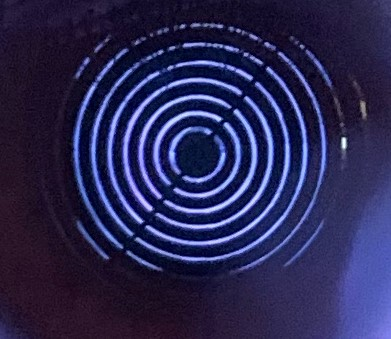
#> input picture Internship_MSR/code/Elevation_Map/12.png, 391 x 339 px
$ python Elevation.py
#> lines starting #> are read from the running program, lines starting #| are printed output that depends on the picture; after the words box and inside, x2 and y2 are one past the last pixel; in counts of white or black regions, pixels touching at a corner belong together; long printed decimals are rounded
### Internship_MSR/code/Elevation_Map/util.py
import cv2
import numpy as np
import matplotlib.pyplot as plt
from sklearn.cluster import DBSCAN
from mpl_toolkits import mplot3d
import util


theta_neighbour = 0.2
radius_neighbour = 2

min_ring_size = 200 # minimum number of pixels on a ring.
P = 11 # order of zernike polynomial

pixel_size = 0.0014
D = 70# distance between optical center and cornea
focal_length = (4.25 * D)/(D-4.25)

#----------------------------------------------------------------------------
# boolean function returns true when two components lies adjacent to each other on the same ring.
def is_neighbour(component1, component2):
	theta2_min_idx = np.argmin(component2[:,1])
	theta2_max_idx = np.argmax(component2[:,1])

	theta1_min_idx = np.argmin(component1[:,1])
	theta1_max_idx = np.argmax(component1[:,1])

	theta1_min = component1[theta1_min_idx, 1]
	theta1_max = component1[theta1_max_idx, 1]
	radius1_min = component1[theta1_min_idx, 0]
	radius1_max = component1[theta1_max_idx, 0]

	theta2_min = component2[theta2_min_idx, 1]
	theta2_max = component2[theta2_max_idx, 1]
	radius2_min = component2[theta2_min_idx, 0]
	radius2_max = component2[theta2_max_idx, 0]

	if(np.abs(theta1_min-theta2_min) < theta_neighbour):
		if(np.abs(radius1_min-radius2_min) < radius_neighbour):
			return True
	elif(np.abs(theta1_min-theta2_max) < theta_neighbour):
		if(np.abs(radius1_min-radius2_max) < radius_neighbour):
			return True
	elif(np.abs(theta1_max-theta2_min) < theta_neighbour):
		if(np.abs(radius1_max-radius2_min) < radius_neighbour):
			return True
	elif(np.abs(theta1_max-theta2_max) < theta_neighbour):
		if(np.abs(radius1_max-radius2_max) < radius_neighbour):
			return True
	return False


def create_posting_list(polar_components_list):#creates the graph with each component being a node and edge representing two neighboring component on same ring.
	posting_list = [[] for i in range(len(polar_components_list))] #posting list representing graph.
	for i in range(len(polar_components_list)):
		j = 0
		while(j<len(polar_components_list)):
			if(j!=i and is_neighbour(polar_components_list[i], polar_components_list[j])):
				posting_list[i].append(j)
			j +=1
	return posting_list

def DFS(posting_list, visited, idx):
	merge_list = []
	for ele in posting_list[idx]:
		if(not visited[ele]):
			visited[ele] = True
			merge_list.append(ele)
			l,visited= DFS(posting_list, visited, ele)
			merge_list += l
	return merge_list, visited


def merge_components(polar_components_list, merge_list):
	t = tuple(polar_components_list[ele] for ele in merge_list)
	return np.vstack(t)


def cart2polar(x, y):
    r = np.sqrt(x**2 + y**2)
    theta = np.arctan2(y, x)
    return r, theta

def polar2cart(r, theta):
    x = r * np.cos(theta)
    y = r * np.sin(theta)
    return x, y

def get_polar_components(components_list, origin):
	polar_components_list = []
	for component in components_list:
		polar_components_list.append(np.zeros(component.shape).astype('float'))
		for point_itr in range(0,component.shape[0]):
			x,y = component[point_itr,:]
			x -= origin[0]
			y -= origin[1]
			radius, theta = cart2polar(x, y)
			polar_components_list[-1][point_itr,:] = np.array([radius, theta]).astype('float')
	return polar_components_list


def extract_edge_points(edgemap):
	points = []
	row, col = edgemap.shape
	for y in range(row):
		for x in range(col):
			if(edgemap[y,x]!=0):
				points.append((x,y))
	return np.array(points)


def get_connected_components(gray_img):
	edgemap = cv2.Canny(gray_img,30,55)
	edge_points = extract_edge_points(edgemap)
	temp = np.zeros((edgemap.shape))

	clustering = DBSCAN(eps=6, min_samples=10).fit(edge_points)
	distinct_label = set(clustering.labels_) - {-1}
	# print('number of distinct clusters = ', distinct_label)

	components_list = []
	for label in distinct_label:
		idx_clusters = np.where(clustering.labels_ == label)
		components_list.append(edge_points[idx_clusters[0],:])
		for idx in idx_clusters[0]:
			x,y = edge_points[idx,:]
			temp[y,x] = label
	plt.figure()
	plt.imshow(temp)
	# plt.show()
	return components_list

def get_merged_components(polar_components_list):
	posting_list = create_posting_list(polar_components_list)

	visited = [False for i in range(len(polar_components_list))]
	group_components = []
	for i in range(len(polar_components_list)):
		if(not visited[i]):
			visited[i] = True
			merge_list = [i]
			l,visited = DFS(posting_list, visited, i)
			group_components.append(merge_list+l)
	rings = [] #each element is a ring, stored as an array of points.
	for ele in group_components:
		points_on_ring = merge_components(polar_components_list, ele)
		if (points_on_ring.shape[0]>min_ring_size):
			rings.append(points_on_ring)
	return rings


#------------------------------------------------------------------------------------------------
# Regression model trained on calibration data generated through Unity.

def regression_model(radius, l):
	# model[0] = coefficient for ring_number.
	# model[1] = coefficient for (ring_number X elevation_value).
	# model[2] = intercept.
	model = [0.0075656, 0.0045507, -0.03599225377831423]
	elevation = (radius - model[2] - model[0]*l)/model[1]
	return elevation

def predict_elevation_for_rings(rings):
	C = [[] for i in rings]
	l = 1
	for ring in rings:
		for radius,theta in ring:
			# radius has to be in physical length, not in pixels
			radius = (radius * pixel_size)/focal_length
			C[l-1].append(regression_model(radius, l))
		l+=1
	# print('mean Elevation for every ring', [np.mean(c) for c in C])
	return C

#------------------------------------------------------------------------------------------------

### Internship_MSR/code/Elevation_Map/Elevation.py
import cv2
import numpy as np
import matplotlib.pyplot as plt
from sklearn.cluster import DBSCAN
from mpl_toolkits import mplot3d
import util

#--------------------------------------------------------------
# This is the function to assign each point on the ring, the label(ring number).
# First element in the output list is corresponding to innermost ring, and last corresponding to outermost ring.

# Input: Gray-scale corneal image and the coordinate of center of the co-centric rings.
# Output: A python List, where ith element of this list is a 2D-array of coordinates of points on the ith ring.

def get_rings(gray_img, origin):
	components_list = util.get_connected_components(gray_img)
	polar_components_list = util.get_polar_components(components_list, origin)
	rings = util.get_merged_components(polar_components_list)

	temp = np.zeros((gray_img.shape))
	mean_radius = []
	for points in rings:
		mean_radius.append(np.mean(points[:,0]))
	rings = [x for _,x in sorted(zip(mean_radius, rings))]

	ring_number = 1
	for points in rings:
		for radius,theta in points:
			x,y = util.polar2cart(radius, theta)
			x += origin[0]
			y += origin[1]
			temp[int(y), int(x)] = ring_number
		ring_number +=1

	plt.figure()
	plt.imshow(temp)
	plt.show()

	return rings

#--------------------------------------------------------------
# This function cleans the input corneal image to get a clean edge map of co-centric rings.
# Uncomment the lines in the function to see the output of each operation.

# Input: Corneal image (in BGR format) with placido reflection.
# Output: returns gray-scale corneal image after enhancing rings and suppressing noise.

def clean_image(img):
	gray = cv2.cvtColor(img, cv2.COLOR_BGR2GRAY)
	# [6 lines of commented-out code are left out]

	gausBlur1 = cv2.GaussianBlur(gray, (5,5),0)
	gausBlur2 = cv2.GaussianBlur(gray, (5,5),2)

	difference = gausBlur2-gausBlur1
	# plt.figure()
	# plt.imshow(difference, cmap='gray')

	kernel_3 = cv2.getStructuringElement(cv2.MORPH_RECT, (3, 3))
	output = cv2.morphologyEx(difference, cv2.MORPH_OPEN, kernel_3, iterations=1)
	# plt.figure()
	# plt.imshow(output, cmap='gray')

	final = cv2.medianBlur(output, 5)
	# [7 lines of commented-out code are left out]

	return final

#--------------------------------------------------------------
# Detecting hough circles in the gray scale image.
# This function is to detect innermost circle with a radius range (5pixels-35pixels)

# Input: Gray-scale image of cornea with placido reflection.
# Output: Center (x,y) of co-centric rings.

def detect_circle(img):
	img1 = img.copy()

	detected_circles = cv2.HoughCircles(img, cv2.HOUGH_GRADIENT, 1, 15, param1 = 55, param2 = 25, minRadius = 5, maxRadius = 35)
	if detected_circles is not None:
		# Convert the circle parameters a, b and r to integers.
		detected_circles = np.uint16(np.around(detected_circles))

		for pt in detected_circles[0, :]:
			a, b, r = pt[0], pt[1], pt[2]
			print('circles detected', a,b,r)

			# Draw the circumference of the circle.
			cv2.circle(img1, (a, b), r, (100, 255, 0), 1)
	plt.figure()
	plt.imshow(img1)
	plt.show()
	return pt[0],pt[1]


#--------------------------------------------------------------
# Scatter Plot for elevation values at discrete points on the rings.
# Input: Python list, each element(corresponds to each ring) of the list is a
#        2D array(where first column is radius, second column is Theta) of points on the ring.
# Output: Creates a 3D scattered plot of elevation value.

def scatter_plot(rings, C, origin):
	cart_rings = []
	for points in rings:
		cart_ring = []
		for radius,theta in points:
			x,y = util.polar2cart(radius, theta)
			x += origin[0]
			y += origin[1]
			cart_ring.append((x,y))
		cart_rings.append(np.array(cart_ring).astype('float'))


	fig = plt.figure()
	ax = plt.axes(projection='3d')
	for i in range(len(C)):
		ax.scatter3D(cart_rings[i][:,0], cart_rings[i][:,1], C[i], 'gray')
	plt.show()

#--------------------------------------------------------------

def main():
	filename = '12.png'
	img = cv2.imread(filename)
#> img is the input picture: shape (339, 391, 3); mean B, G, R 82.5, 39, 41.3
	gray_img = clean_image(img)
#> in clean_image, `gausBlur1 = cv2.GaussianBlur(gray, (5,5),0)`:
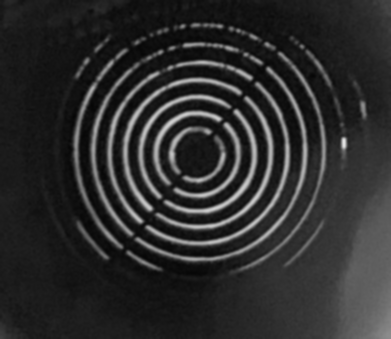
#> gausBlur1: shape (339, 391); min 6, max 225, mean 44.6
#> in clean_image, `final = cv2.medianBlur(output, 5)`:
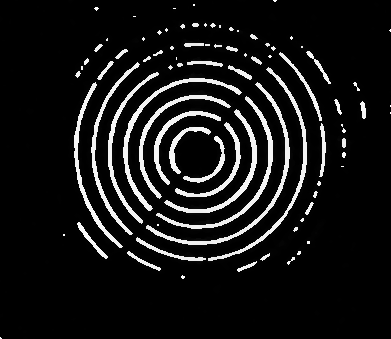
#> final: shape (339, 391); min 0, max 255, mean 22.7
	x_center,y_center = detect_circle(gray_img)
#> in detect_circle, `detected_circles = cv2.HoughCircles(img, cv2.HOUGH_GRADIENT, 1, 15, pa..`: detected_circles = [[199.5, 154.5, 25.7]]
#> in detect_circle, `detected_circles = np.uint16(np.around(detected_circles))`: detected_circles = [[200, 154, 26]]
#> the loop in detect_circle, `for pt in detected_circles[0, :]:` made 1 pass
#| circles detected 200 154 26
#> after the loop in detect_circle, `for pt in detected_circles[0, :]:`:
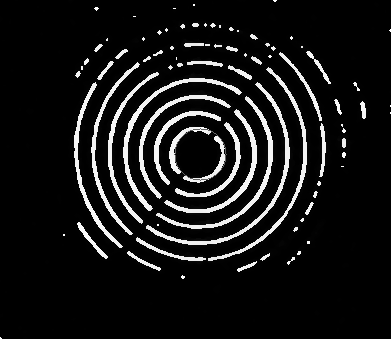
#> img1: shape (339, 391); 0.11% of pixels changed, all inside (x1, y1, x2, y2) = (174, 128, 227, 181)
#> x_center = 200; y_center = 154
	origin = (x_center, y_center)
#> origin = (200, 154)
	rings = get_rings(gray_img, origin)
#> in get_connected_components, `edgemap = cv2.Canny(gray_img,30,55)`:
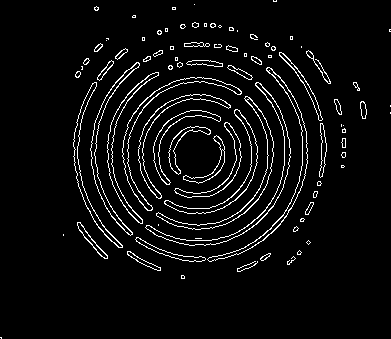
#> edgemap: shape (339, 391); 5.1% white in thin lines or dots
#> in get_connected_components, `edge_points = extract_edge_points(edgemap)`: edge_points = 6758 pairs, first value 0 to 390, second value 0 to 338
#> in get_connected_components, `distinct_label = set(clustering.labels_) - {-1}`: distinct_label = 33 items
#> the loop in get_connected_components, `for label in distinct_label:` made 33 passes
#> idx_clusters on passes 1, 2, 8, 9: ([7, 8, 9, 10, 11, 16, 17, 20, 21, 22, 23, 28, 29, 30],), ([12, 13, 14, 15, 18, 19, 24, 25, 26, 27],), ([163, 164, 165, 173, 174, 183, 184, 192, 193, 194],), ([166, 167, 168, 178, 179, 186, 187, 196, 197, 198],)
#> after the loop in get_connected_components, `for label in distinct_label:`:
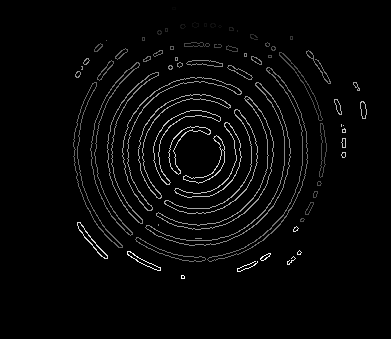
#> temp: shape (339, 391) float64; min 0, max 32, mean 0.9; drawn with min black and max white
#> the loop in get_polar_components, `for component in components_list:` made 33 passes
#> the loop in create_posting_list, `for i in range(len(polar_components_list)):` made 33 passes
#> the loop in get_merged_components, `for i in range(len(polar_components_list)):` made 33 passes
#> the loop in get_merged_components, `for ele in group_components:` made 19 passes
#> ele on passes 1 to 12: [0], [1], [2, 3, 5, 8, 4, 6, 10, 28], [7, 15], [9, 12, 16], [11, 18], [13], [14], [17], [19], [20, 23], [21]
#> in get_rings, `temp = np.zeros((gray_img.shape))`: temp: shape (339, 391) float64; every value is 0
#> the loop in get_rings, `for points in rings:` made 8 passes
#> after the loop in get_rings, `for points in rings:`:
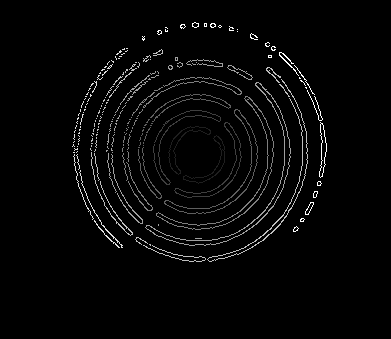
#> temp: shape (339, 391) float64; min 0, max 8, mean 0.204; drawn with min black and max white

	print('number of rings = ', len(rings))
#| number of rings =  8
	print('******Number of points on each ring and the mean radius of the ring.*****')
	ring_number =1
	for ring in rings:
		print(ring_number, ring.shape, np.mean(ring[:,0]))
		ring_number +=1
#> this loop made 8 passes
#| 1 (330, 2) 25.982
#| 2 (519, 2) 41.315
#| 3 (733, 2) 57.142
#| 4 (949, 2) 73.171
#| 5 (1155, 2) 89.692
#| 6 (1165, 2) 106.152
#| 7 (481, 2) 124.656
#| 8 (554, 2) 125.910
	C = util.predict_elevation_for_rings(rings[:7])
#> the loop in predict_elevation_for_rings, `for ring in rings:` made 7 passes
	scatter_plot(rings, C, origin)
#> the loop in scatter_plot, `for points in rings:` made 8 passes
#> the loop in scatter_plot, `for i in range(len(C)):` made 7 passes
#> in scatter_plot, `plt.show()`:
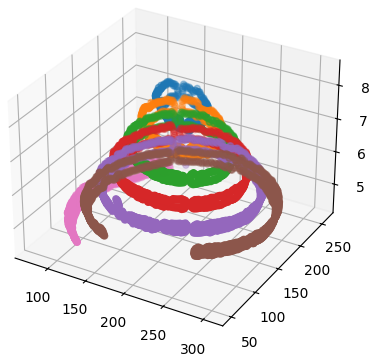
#> figure drawn by matplotlib, 1 panel

#--------------------------------------------------------------
#--------------------------------------------------------------

main()
#--------------------------------------------------------------

$ run again, with Internship_MSR/code/Elevation_Map/10.png copied over Internship_MSR/code/Elevation_Map/12.png
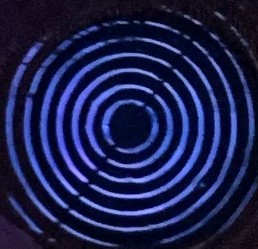
#> input picture Internship_MSR/code/Elevation_Map/10.png, 258 x 249 px
#> in main, img is the input picture: shape (249, 258, 3); mean B, G, R 76.9, 31.5, 27.8
#> in detect_circle, `detected_circles = cv2.HoughCircles(img, cv2.HOUGH_GRADIENT, 1, 15, pa..`: detected_circles = [[131.5, 127.5, 24.1]]
#> in detect_circle, `detected_circles = np.uint16(np.around(detected_circles))`: detected_circles = [[132, 128, 24]]
#> the loop in detect_circle, `for pt in detected_circles[0, :]:` made 1 pass
#> (printed output is left out)
#> after the loop in detect_circle, `for pt in detected_circles[0, :]:`:
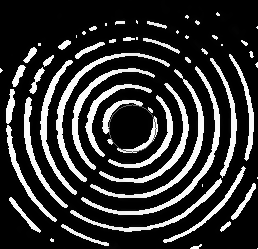
#> img1: shape (249, 258); min 0, max 254, mean 51.2
#> x_center = 132; y_center = 128
#> origin = (132, 128)
#> edgemap: shape (249, 258); 9.5% white in thin lines or dots
#> edge_points = 6121 pairs, first value 0 to 257, second value 12 to 248
#> distinct_label = 26 items
#> the loop in get_connected_components, `for label in distinct_label:` made 26 passes
#> idx_clusters on passes 1, 2, 7, 9: ([0, 1, 2, 3, 4, 5, 6, 7, 12, 13, 14, 17],), ([8, 9, 10, 11, 15, 16, 18, 19, 20, 21, 22],), ([142, 143, 144, 150, 151, 154, 155, 158, 159, 160],), ([170, 171, 172, 181, 182, 199, 200, 215, 216, 217, 218],)
#> the loop in get_polar_components, `for component in components_list:` made 26 passes
#> the loop in create_posting_list, `for i in range(len(polar_components_list)):` made 26 passes
#> the loop in get_merged_components, `for i in range(len(polar_components_list)):` made 26 passes
#> the loop in get_merged_components, `for ele in group_components:` made 16 passes
#> ele on passes 1 to 8: [0], [1, 4], [2, 3, 6, 8], [5, 11], [7, 16, 21], [9, 17], [10], [12, 14]
#> the loop in get_rings, `for points in rings:` made 7 passes
#| number of rings =  7
#> the loop in main, `for ring in rings:` made 7 passes
#| 1 (299, 2) 25.265
#| 2 (507, 2) 40.302
#| 3 (702, 2) 55.500
#| 4 (911, 2) 71.209
#| 5 (1967, 2) 95.193
#> (further printed lines are left out)
#> the loop in predict_elevation_for_rings, `for ring in rings:` made 7 passes
#> the loop in scatter_plot, `for points in rings:` made 7 passes
#> the loop in scatter_plot, `for i in range(len(C)):` made 7 passes
#> in scatter_plot, `plt.show()`:
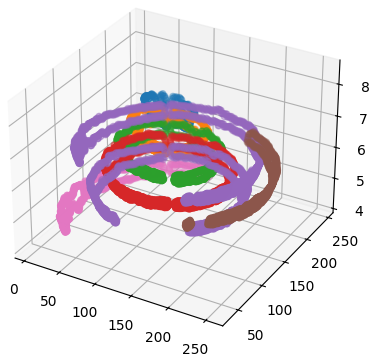
#> figure drawn by matplotlib, 1 panel
